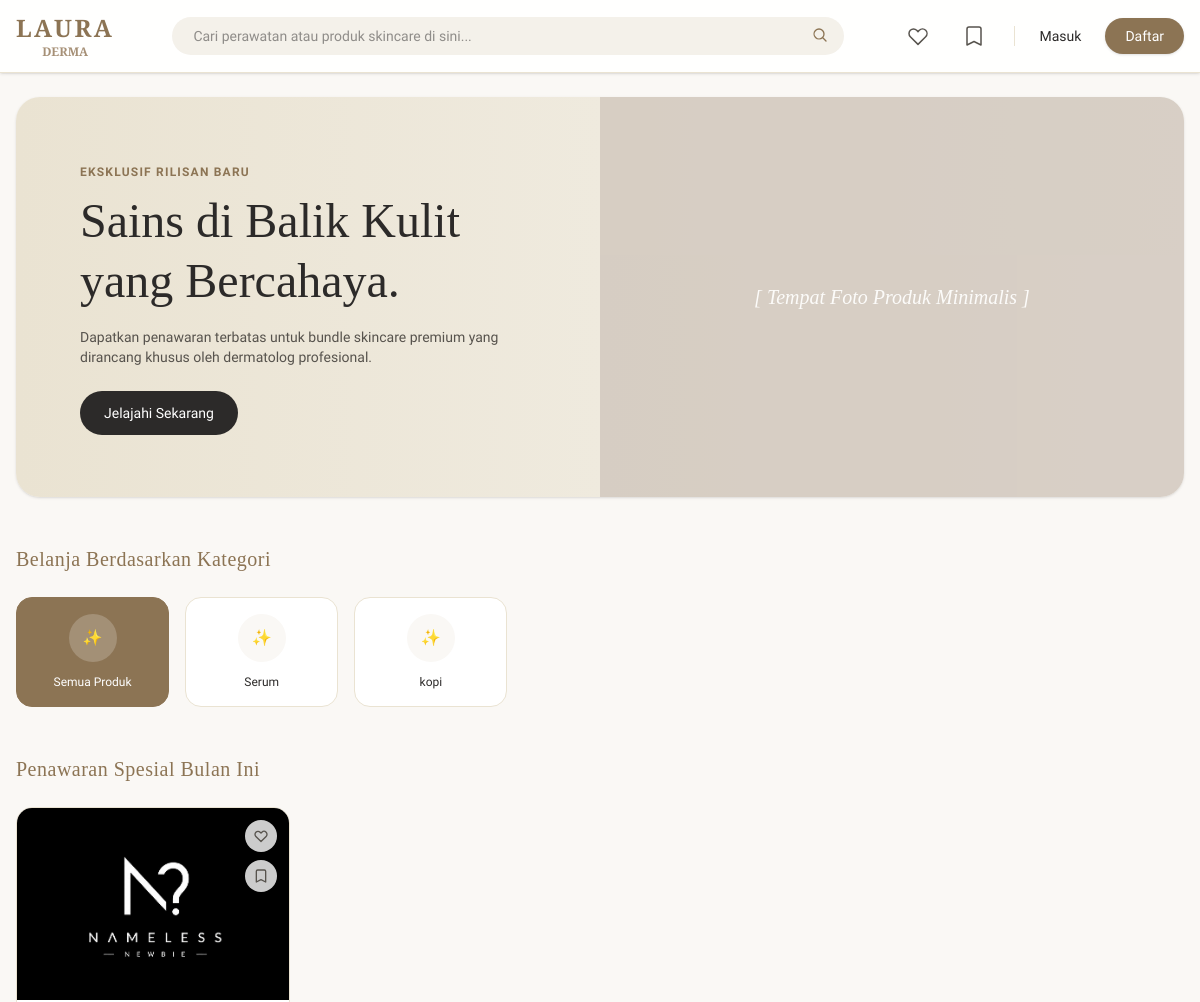
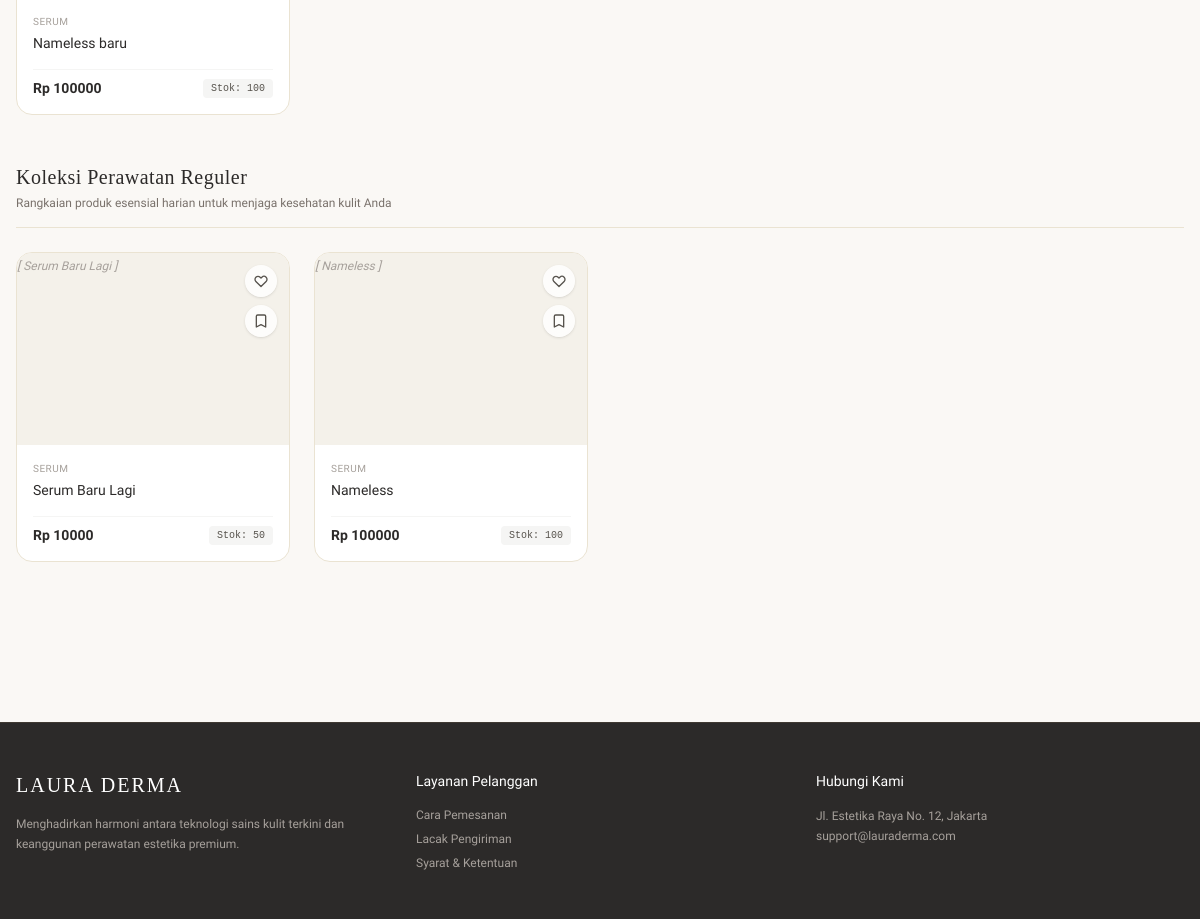
Before: / with the older database file (2 pictures, top to bottom).
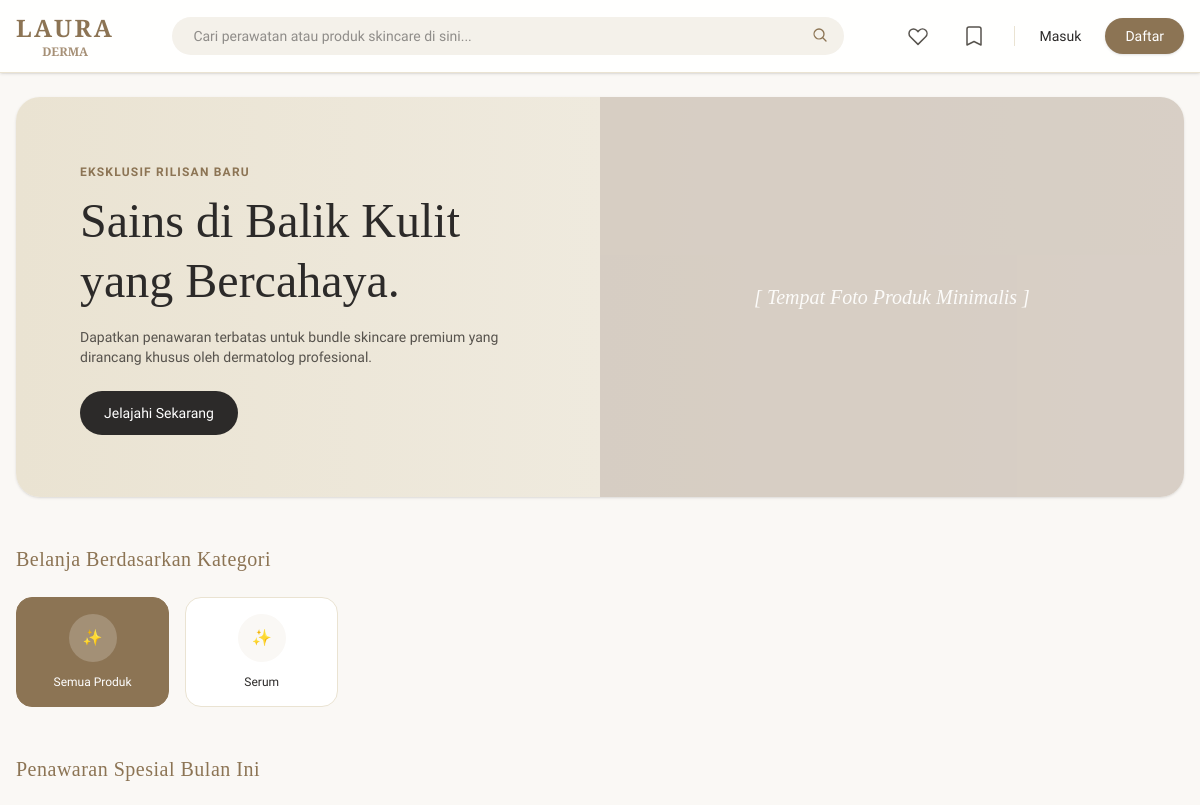
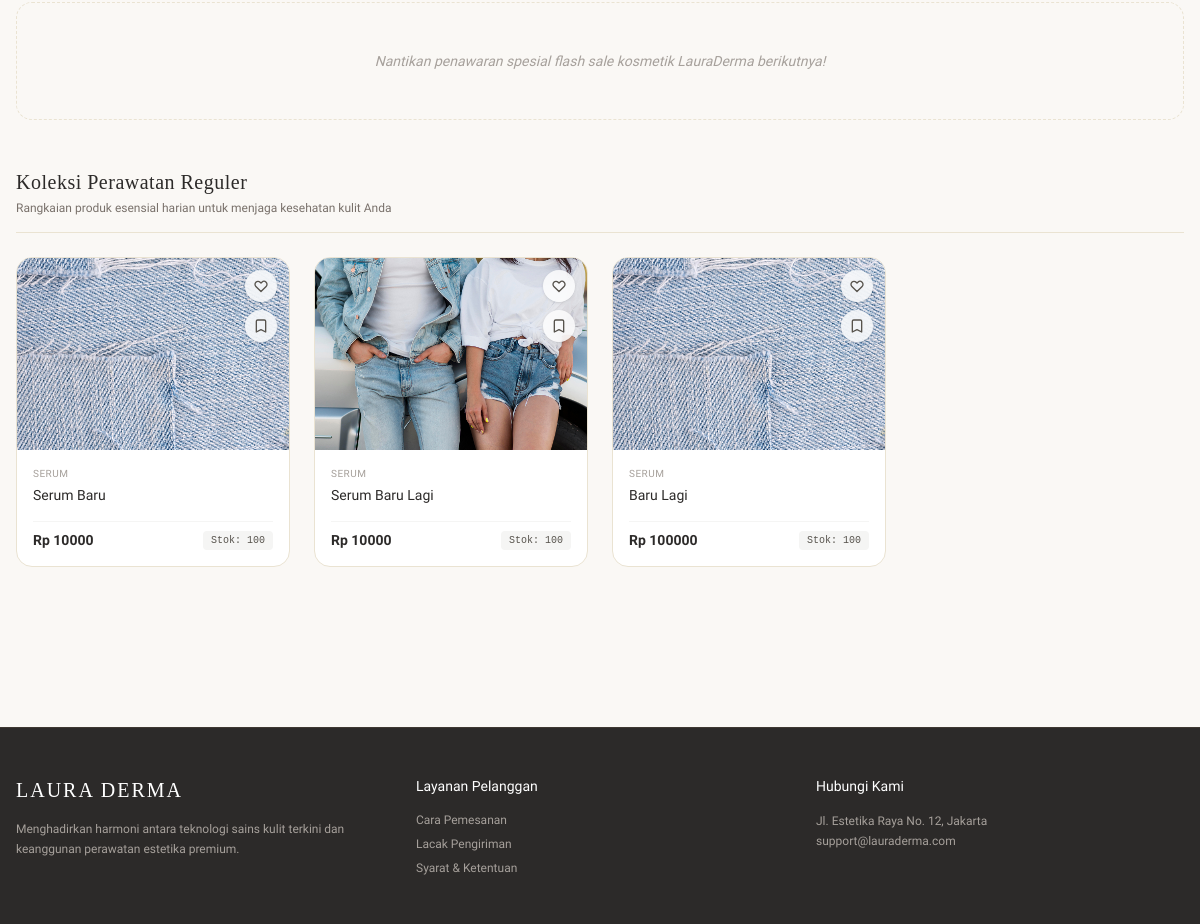
After: the same page with the newer database file (2 pictures, top to bottom).
### toko/models.py (models this page shows, shortened)
class Kategori(models.Model):
    nama = models.CharField(max_length=100)
    slug = models.SlugField(unique=True, max_length=150)
    class Meta:
        verbose_name_plural = "Kategori" # Agar di halaman admin tulisannya rapi

class Produk(models.Model):
    kategori = models.ForeignKey(Kategori, on_delete=models.SET_NULL, null=True, blank=True, related_name='produk')
    nama = models.CharField(max_length=200)
    slug = models.SlugField(unique=True, max_length=250)
    gambar = models.ImageField(upload_to='produk/thumbnails/', blank=True, null=True)
    deskripsi = models.TextField(blank=True, null=True)
    harga = models.IntegerField()  # Menggunakan integer agar pas untuk mata uang Rupiah
    stok = models.IntegerField(default=0)
    is_flash_sale = models.BooleanField(default=False) # Penanda untuk masuk bagian diskon
    dibuat_pada = models.DateTimeField(auto_now_add=True)
    class Meta:
        verbose_name_plural = "Produk"

### toko/views.py (the view)
# urls.py: path('', halaman_utama, name='home'),
def halaman_utama(request):
    produk_spesial = Produk.objects.filter(is_flash_sale=True)
    produk_biasa = Produk.objects.filter(is_flash_sale=False)
    daftar_kategori = Kategori.objects.all()
    user_wishlists = []
    user_likes = []
    if request.user.is_authenticated:
        user_wishlists = Wishlist.objects.filter(user=request.user).values_list('produk_id', flat=True)
        user_likes = Like.objects.filter(user=request.user).values_list('produk_id', flat=True)
    context = {
        'produk_spesial': produk_spesial,
        'produk_biasa': produk_biasa,
        'daftar_kategori': daftar_kategori,
        'user_wishlists': list(user_wishlists), # Diubah ke list biasa agar Django template mudah membacanya
        'user_likes': list(user_likes),
    }
    return render(request, 'index.html', context)

### templates/index.html (shortened to what this page needs)
{% extends 'base.html' %}
{% block content %}
    <header class="max-w-7xl mx-auto px-4 mt-6">
        <div class="relative bg-gradient-to-r from-[#EAE3D2] to-[#F4F1EA] rounded-3xl h-[320px] md:h-[400px] overflow-hidden flex items-center shadow-sm">
            <div class="p-8 md:p-16 max-w-xl z-10">
                <span class="text-xs uppercase tracking-widest text-[#8C7454] font-semibold">Eksklusif Rilisan Baru</span>
                <h1 class="text-4xl md:text-5xl font-normal serif-font mt-2 mb-4 leading-tight">Sains di Balik Kulit yang Bercahaya.</h1>
                <p class="text-sm text-stone-600 mb-6">Dapatkan penawaran terbatas untuk bundle skincare premium yang dirancang khusus oleh dermatolog profesional.</p>
                <a href="#" class="inline-block bg-[#2C2A29] text-white text-sm px-6 py-3 rounded-full hover:bg-[#8C7454] transition-all transform hover:-translate-y-0.5">Jelajahi Sekarang</a>
            </div>
            <div class="absolute right-0 bottom-0 top-0 w-1/2 bg-[#D1C7BD] hidden md:flex items-center justify-center text-white italic serif-font text-xl opacity-80">
                [ Tempat Foto Produk Minimalis ]
            </div>
        </div>
    </header>
    <section class="max-w-7xl mx-auto px-4 mt-12">
        <h2 class="text-xl font-normal serif-font mb-6 text-[#8C7454] tracking-wide">Belanja Berdasarkan Kategori</h2>
        <div class="grid grid-cols-3 md:grid-cols-7 gap-4"> <div onclick="filterProduk('semua', this)" class="category-btn bg-[#8C7454] text-white p-4 rounded-2xl border border-[#8C7454] text-center hover:shadow-sm transition-all cursor-pointer group">
                <div class="w-12 h-12 bg-white/20 rounded-full mx-auto mb-3 flex items-center justify-center">
                    ✨
                </div>
                <p class="text-xs font-medium">Semua Produk</p>
            </div>
            {% for kategori in daftar_kategori %}
            <div onclick="filterProduk('{{ kategori.slug }}', this)" class="category-btn bg-white p-4 rounded-2xl border border-[#EAE3D2] text-center hover:border-[#8C7454] transition-all cursor-pointer group">
                <div class="w-12 h-12 bg-[#FAF8F5] rounded-full mx-auto mb-3 flex items-center justify-center text-[#8C7454] group-hover:bg-[#8C7454] group-hover:text-white transition-colors item-icon">
                    ✨
                </div>
                <p class="text-xs font-medium category-name">{{ kategori.nama }}</p>
            </div>
            {% empty %}
            <p class="text-xs text-stone-400 col-span-full italic">Belum ada kategori produk yang tersedia.</p>
            {% endfor %}
        </div>
    </section>
    <section class="max-w-7xl mx-auto px-4 mt-12 mb-10">
        <div class="flex items-center gap-4 mb-6">
            <h2 class="text-xl font-normal serif-font text-[#8C7454] tracking-wide">Penawaran Spesial Bulan Ini</h2>
        </div>
        <div class="grid grid-cols-2 md:grid-cols-4 gap-6">
            {% for produk in produk_spesial %}
            <div class="bg-white product-card-flash rounded-2xl overflow-hidden border border-[#EAE3D2] hover:shadow-md transition-shadow group cursor-pointer flex flex-col justify-between" data-category="{{ produk.kategori.slug }}">
                <div>
                    <div class="h-48 bg-[#F4F1EA] flex items-center justify-center relative overflow-hidden">
                        <a href="{% url 'detail_produk' produk.id %}" class="absolute inset-0 z-10">
                            {% if produk.gambar %}
                                <img src="{{ produk.gambar.url }}" alt="{{ produk.nama }}" class="w-full h-full object-cover group-hover:scale-105 transition-transform duration-300">
                            {% else %}
                                <div class="w-full h-full flex items-center justify-center">
                                    <span class="text-stone-400 italic text-xs font-medium text-center">[ {{ produk.nama }} ]</span>
                                </div>
                            {% endif %}
                        </a>
                        <div class="absolute top-3 right-3 z-20 flex flex-col gap-2">
                            <button onclick="toggleLike(this, '{{ produk.id }}')"
                                    class="like-btn p-2 bg-white/80 backdrop-blur-sm rounded-full shadow-sm hover:bg-white transition-all group/like {% if produk.id in user_likes %}active{% endif %}">
                            </button>
                            <button onclick="toggleWishlist(this, '{{ produk.id }}')"
                                    class="wishlist-btn p-2 bg-white/80 backdrop-blur-sm rounded-full shadow-sm hover:bg-white transition-all group/wish {% if produk.id in user_wishlists %}active{% endif %}">
                                <svg xmlns="http://www.w3.org/2000/svg" class="h-4 w-4 text-stone-600 group-hover/wish:text-[#8C7454]" fill="none" viewBox="0 0 24 24" stroke="currentColor">
                                    <path stroke-linecap="round" stroke-linejoin="round" stroke-width="2" d="M5 5a2 2 0 012-2h10a2 2 0 012 2v16l-7-3.5L5 21V5z" />
                                </svg>
                            </button>
                        </div>
                        <span class="absolute top-3 left-3 bg-amber-500 text-white text-[9px] font-bold uppercase tracking-wider px-2 py-0.5 rounded shadow-sm animate-pulse">
                        </span>
                    </div>
                    <div class="p-4">
                        <span class="text-[10px] text-stone-400 uppercase tracking-wider block">
                            {% if produk.kategori %}
                                {{ produk.kategori.nama }}
                            {% else %}
                                Tanpa Kategori
                            {% endif %}
                        </span>
                        <h3 class="text-sm font-medium mt-1 text-[#2C2A29] truncate group-hover:text-[#8C7454] transition-colors" title="{{ produk.nama }}">
                            {{ produk.nama }}
                        </h3>
                    </div>
                </div>
                <div class="p-4 pt-0">
                    <div class="flex items-center justify-between gap-2 pt-2 border-t border-stone-100">
                        <span class="text-sm font-semibold text-[#2C2A29]">Rp {{ produk.harga }}</span>
                        <span class="text-[10px] bg-stone-100 text-stone-600 px-2 py-0.5 rounded font-mono">Stok: {{ produk.stok }}</span>
                    </div>
                </div>
            </div>
            {% empty %}
            <div class="col-span-full text-center py-12 bg-[#FAF8F5] rounded-2xl border border-dashed border-[#EAE3D2]">
                <p class="text-sm text-stone-400 italic">Nantikan penawaran spesial flash sale kosmetik LauraDerma berikutnya!</p>
            </div>
            {% endfor %}
        </div>
    </section>
    <section class="max-w-7xl mx-auto px-4 mt-12 mb-20">
        <div class="border-b border-[#EAE3D2] pb-4 mb-6">
            <h2 class="text-xl font-normal serif-font text-[#2C2A29] tracking-wide">Koleksi Perawatan Reguler</h2>
            <p class="text-xs text-stone-500 mt-1">Rangkaian produk esensial harian untuk menjaga kesehatan kulit Anda</p>
        </div>
        <div class="grid grid-cols-2 md:grid-cols-4 gap-6">
            {% for produk in produk_biasa %}
            <div class="bg-white product-card-reguler rounded-2xl overflow-hidden border border-[#EAE3D2] hover:shadow-md transition-shadow group cursor-pointer flex flex-col justify-between" data-category="{{ produk.kategori.slug }}">
                <div>
                    <div class="h-48 bg-[#F4F1EA] flex items-center justify-center relative overflow-hidden">
                        <a href="{% url 'detail_produk' produk.id %}" class="absolute inset-0 z-10">
                        {% if produk.gambar %}
                            <img src="{{ produk.gambar.url }}" alt="{{ produk.nama }}" class="w-full h-full object-cover group-hover:scale-105 transition-transform duration-300">
                        {% else %}
                            <span class="text-stone-400 italic text-xs font-medium text-center">[ {{ produk.nama }} ]</span>
                        {% endif %}
                        </a>
                        <div class="absolute top-3 right-3 z-20 flex flex-col gap-2">
                            <button onclick="toggleLike(this, '{{ produk.id }}')"
                                    class="like-btn p-2 bg-white/80 backdrop-blur-sm rounded-full shadow-sm hover:bg-white transition-all group/like {% if produk.id in user_likes %}active{% endif %}">
                            </button>
                           <button onclick="toggleWishlist(this, '{{ produk.id }}')"
                                    class="wishlist-btn p-2 bg-white/80 backdrop-blur-sm rounded-full shadow-sm hover:bg-white transition-all group/wish {% if produk.id in user_wishlists %}active{% endif %}">
                                <svg xmlns="http://www.w3.org/2000/svg" class="h-4 w-4 text-stone-600 group-hover/wish:text-[#8C7454]" fill="none" viewBox="0 0 24 24" stroke="currentColor">
                                    <path stroke-linecap="round" stroke-linejoin="round" stroke-width="2" d="M5 5a2 2 0 012-2h10a2 2 0 012 2v16l-7-3.5L5 21V5z" />
                                </svg>
                            </button>
                        </div>
                    </div>
                    <div class="p-4">
                        <span class="text-[10px] text-stone-400 uppercase tracking-wider block">{{ produk.kategori.nama }}</span>
                        <h3 class="text-sm font-medium mt-1 text-[#2C2A29] truncate group-hover:text-[#8C7454] transition-colors" title="{{ produk.nama }}">
                            {{ produk.nama }}
                        </h3>
                    </div>
                </div>
                <div class="p-4 pt-0">
                    <div class="flex items-center justify-between gap-2 pt-2 border-t border-stone-100">
                        <span class="text-sm font-semibold text-[#2C2A29]">Rp {{ produk.harga }}</span>
                        <span class="text-[10px] bg-stone-100 text-stone-600 px-2 py-0.5 rounded font-mono">Stok: {{ produk.stok }}</span>
                    </div>
                </div>
            </div>
            {% empty %}
            <div class="col-span-full text-center py-12 bg-white rounded-2xl border border-[#EAE3D2]">
                <p class="text-sm text-stone-400 italic">Belum ada koleksi produk reguler saat ini.</p>
            </div>
            {% endfor %}
        </div>
    </section>
{% endblock %}

Changed rows visible on the page:
removed Kategori: nama "kopi"
removed Produk: gambar (picture), kategori.nama "SERUM", nama "Nameless baru", harga "100000", stok "100", shown under "Penawaran Spesial Bulan Ini"
removed Produk: nama "Serum Baru Lagi", kategori.nama "SERUM", harga "10000", stok "50", shown under "Koleksi Perawatan Reguler"
added Produk: gambar (picture), kategori.nama "SERUM", nama "Serum Baru", harga "10000", stok "100", shown under "Koleksi Perawatan Reguler"
changed Produk: gambar: picture added; nama "Nameless" → "Serum Baru Lagi"; harga "100000" → "10000"; nama "Nameless" → (not shown)
added Produk: gambar (picture), kategori.nama "SERUM", nama "Baru Lagi", harga "100000", stok "100", shown under "Koleksi Perawatan Reguler"
Other visible differences:
text now shown: "Nantikan penawaran spesial flash sale kosmetik LauraDerma berikutnya!"
